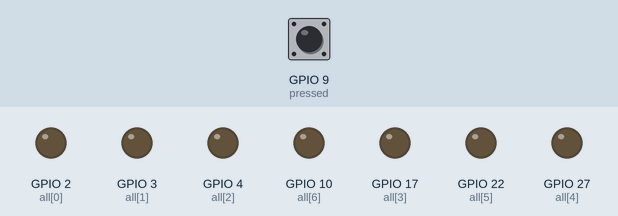
This program was run on a simulated Raspberry Pi (BCM pin numbers). Shown: output pins drawn as LEDs (lit = HIGH). The test bench sets the inputs (shaded band); at power-on: GPIO 9 (pressed) LOW. What the program prints to the terminal is not drawn.

Above: at 2.7 s.
2.8 s: GPIO 9 (pressed) pulled HIGH for 0.15 s
At 4.1 s:
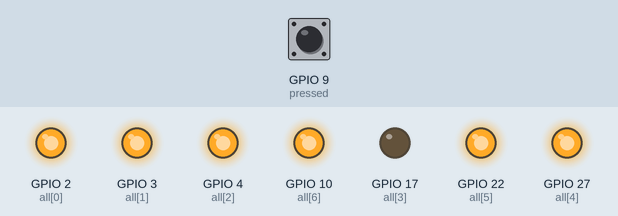
4.4 s: GPIO 9 (pressed) pulled HIGH for 1 s
At 6.5 s:
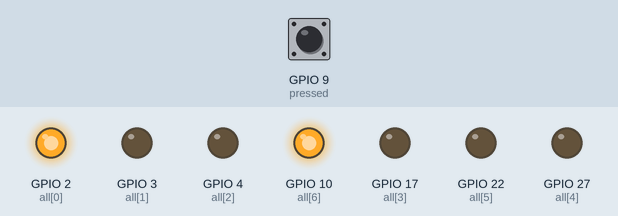
6.9 s: GPIO 9 (pressed) pulled HIGH for 0.15 s
At 8.2 s:
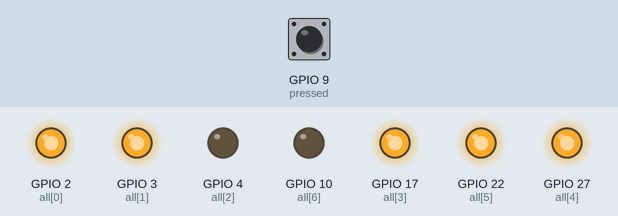
8.5 s: GPIO 9 (pressed) pulled HIGH for 3.2 s
At 12.5 s:
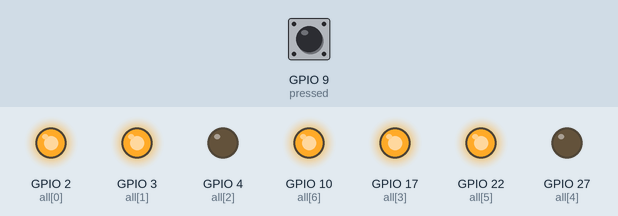
13.2 s: GPIO 9 (pressed) pulled HIGH for 0.15 s
At 14.4 s:
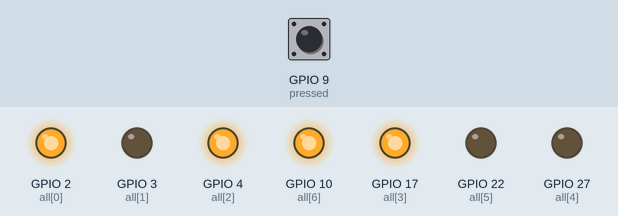
14.8 s: GPIO 9 (pressed) pulled HIGH for 1 s
At 16.9 s:
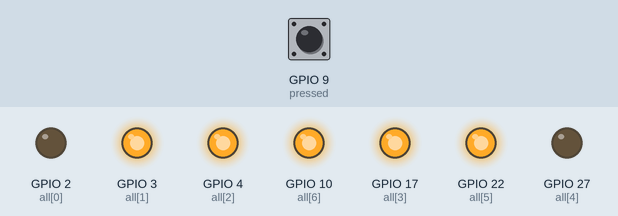
Timing chart, 0 to 18.3 s (numbered marks = the images above; inputs shaded):
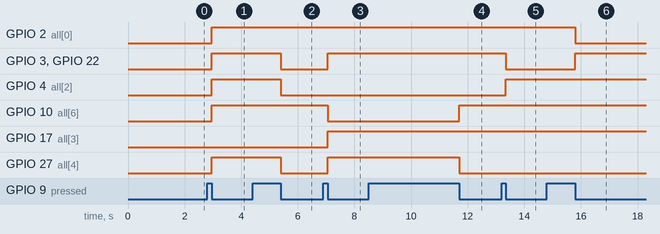

The program:

num_step.py
```python
# Playing  with a 7 Segment Display
# Maxwell Hayes
# 3/30/2014

import RPi.GPIO  as gpio
from time import sleep
from threading import Thread

#:::::::lists for pin formations (in BCM #'s)::::::::::

# bcm pins  for LED's  (to be set as outputs)
all  = [2,3,4,17,27,22,10]

#Numbers:
zero = [2,3,4,27,22,10]
one  = [2,10]
two  = [3,2,17,27,22]
three= [3,2,17,10,22]
four = [2,4,17,10]
five = [3,4,17,10,22]
six  = [3,4,17,10,22,27]
seven= [3,2,10]
eight= [2,3,4,17,10,22,27]
nine = [2,3,4,17,10]

# master numbers list:
numbers = [zero, one, two, three, four, five, six, seven, eight, nine]

# init empty list for message to be displayed
message_out = []


# GPIO setup:::::::::::::::::::

# set gpio pin mode to BCM (not board!!!)
gpio.setmode(gpio.BCM)

# Init all LED gpio pins as outputs
for i in all:
        gpio.setup(i, gpio.OUT)

# Init  pin 9 for Button input:
gpio.setup(9,  gpio.IN, pull_up_down = gpio.PUD_DOWN)


# Basic Functions::::::::::::::
def wait_for_button():
        while True:
                pressed = gpio.input(9)
                if pressed: break
        while True:
                pressed = gpio.input(9)
                if  not pressed: break

def clear():
        for i in all:
                gpio.output(i, 0)

def count_up(speed = 1):
        for each_number in numbers:
                wait_for_button()
                clear()
                for each_pin in each_number:
                        gpio.output(each_pin, 1)
                sleep(.1)
                #clear()

def count_down(speed = 1):
        numbers.reverse()
        count_up(speed)
        numbers.reverse()

# :::::::::CODE GOES HERE:::::::::

clear()
sleep(1.5)
print('Running...')
try:
        while True:
                count_up()

# :::::::::::::::::::::::::::::::::

except KeyboardInterrupt:
        gpio.cleanup()
        print('GPIO PINS HAVE BEEN RESET...')
        print('//The  Program is  not still running,  you want to quit')
        quit()
```

Measured:
- after the input at 2.8 s, GPIO 2 (all[0]), GPIO 3 (all[1]), GPIO 4 (all[2]), GPIO 10 (all[6]), GPIO 22 (all[5]), GPIO 27 (all[4]): LOW → HIGH after 0.15 s
- after the input at 4.4 s, GPIO 3 (all[1]), GPIO 4 (all[2]), GPIO 22 (all[5]), GPIO 27 (all[4]): HIGH → LOW after 1.0 s
- after the input at 6.9 s, GPIO 3 (all[1]), GPIO 17 (all[3]), GPIO 22 (all[5]), GPIO 27 (all[4]): LOW → HIGH after 0.15 s; GPIO 10 (all[6]): HIGH → LOW after 0.15 s
- after the input at 8.5 s, GPIO 10 (all[6]): LOW → HIGH after 3.2 s; GPIO 27 (all[4]): HIGH → LOW after 3.2 s
- after the input at 13.2 s, GPIO 3 (all[1]), GPIO 22 (all[5]): HIGH → LOW after 0.15 s; GPIO 4 (all[2]): LOW → HIGH after 0.15 s
- after the input at 14.8 s, GPIO 2 (all[0]): HIGH → LOW after 1.0 s; GPIO 3 (all[1]), GPIO 22 (all[5]): LOW → HIGH after 1.0 s
